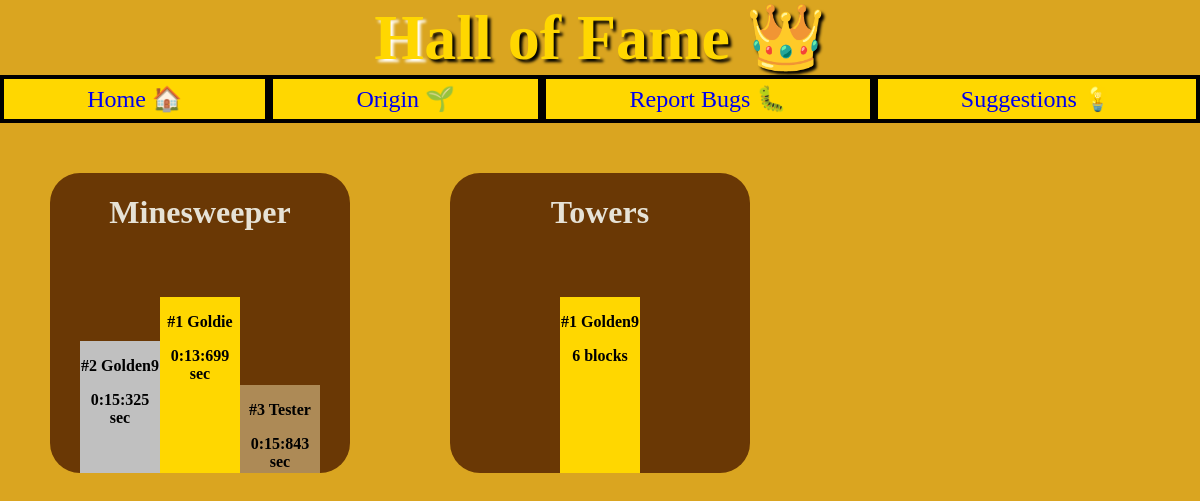
The page /hall-of-fame/ on the database its author committed.
### arcade/models.py (models this page shows, shortened)
class Game(models.Model):
    mode_choices = [
        ("multi", "Multiplayer"),
        ("single", "Single-Player"),
    ]
    scoring_types = [
        ("Timer", "Timer"),
        ("Points", "Points")
    ]
    name = models.CharField(max_length = 50)
    competitive = models.BooleanField()
    mode = models.CharField(max_length = 15, choices = mode_choices)
    scoring = models.CharField(max_length = 20, choices = scoring_types, blank = True)
    context = models.CharField(max_length = 20, blank = True)
    thumbnail = models.ImageField()
    date_created = models.DateField()

class Score(models.Model):
    player = models.ForeignKey(User, on_delete = models.PROTECT)
    score = models.CharField(max_length = 20)
    game = models.ForeignKey(Game, on_delete = models.CASCADE)

### arcade/views.py (the view)
# urls.py: path("hall-of-fame/", views.hall_of_fame, name = "hall-of-fame"),
def hall_of_fame(request):
    records = {}
    for game in Game.objects.filter(competitive = True):
        scoring = game.scoring
        obj_scores = Score.objects.filter(game = game)
        scores = [[score.player, score.score] for score in obj_scores]
        sorted_scores = list(sorted(scores, key = lambda x: converter(x[1], scoring)))
        records[game] = sorted_scores[:3]
    context = {
        "records": records,
    }
    return render(request, "arcade/hall-of-fame.html", context)

### arcade/views.py (called while the page is built)
def converter(score, scoring) -> int:
    if scoring.lower() == "timer":
        return int(score.replace(":",""))
    elif scoring.lower() == "points":
        return int(score)

### arcade/templates/arcade/hall-of-fame.html (shortened to what this page needs)
{% extends "arcade/tabs-base.html" %}
{% load static %}
{% block extra_static %}
<link rel = "stylesheet" href = "{% static 'css/hall-of-fame.css' %}">
{% endblock %}
{% block content %}
    {% for game, scores in records.items %}
        <div class = "card">
            <h1>{{game.name| title}}</h1>
            <div class = "bars">
                {% for score in scores %}
                    <div class = "bar">
                        <p class = "name">#{{ forloop.counter }} {{score.0}}</p>
                        <p class = "score">{{score.1}} {{ game.context }}</p>
                    </div>
                {% endfor %}
            </div>
        </div>
    {% endfor %}
{% endblock content %}

### arcade/static/css/tabs-base.css (style rules this page uses)
body { background-color: goldenrod; margin: 0; width: 100vw; overflow-x: hidden; }

### arcade/static/css/hall-of-fame.css (style rules this page uses)
main .card { width: 300px; height: 300px; background-color: rgb(106, 56, 5); margin: 50px; border-radius: 10%; display: flex; flex-direction: column; }
main .card h1 { text-align: center; color: rgb(230, 226, 214); }
main .card .bars { display: flex; justify-content: center; align-items: end; flex-grow: 1; }
main .card .bars .bar { width: 80px; }
main .card .bars .bar:nth-child(1) { order: 2; height: 80%; background-color: gold; }
main .card .bars .bar:nth-child(2) { order: 1; height: 60%; background-color: silver; }
main .card .bars .bar:nth-child(3) { order: 3; height: 40%; background-color: rgb(173, 138, 86); }
main .card .bars .name, main .card .bars .score { font-weight: 800; justify-content: center; text-align: center; }

### rows shown on the page
Game: name "Minesweeper", context "sec"
Game: name "Towers", context "blocks"

### other values the page prints
{{ score.0 }} "Goldie"
{{ score.1 }} "0:13:699"
{{ score.0 }} "Golden9"
{{ score.1 }} "0:15:325"
{{ score.0 }} "Tester"
{{ score.1 }} "0:15:843"
{{ score.1 }} "6"
